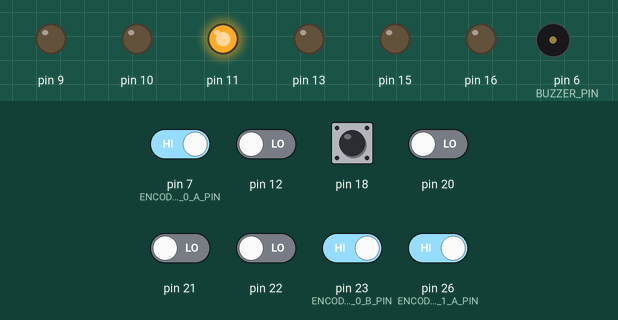
A sketch run on a simulated Arduino Mega 2560, built with avr-gcc and run on an emulated ATmega2560. Parts: output pins drawn as LEDs (lit = HIGH), buzzer (waves = sounding, pin HIGH). The test bench sets the inputs (shaded band); at power-on: pin 7 (ENCODER_0_A_PIN), pin 23 (ENCODER_0_B_PIN), pin 26 (ENCODER_1_A_PIN) HIGH, pin 12, pin 18, pin 20–22 LOW. Pins used as bus, display or sensor lines are not drawn.

Above: at 1.2 s.
1.3 s: pin 12 driven HIGH
4.3 s: pin 12 driven LOW
At 4.75 s:
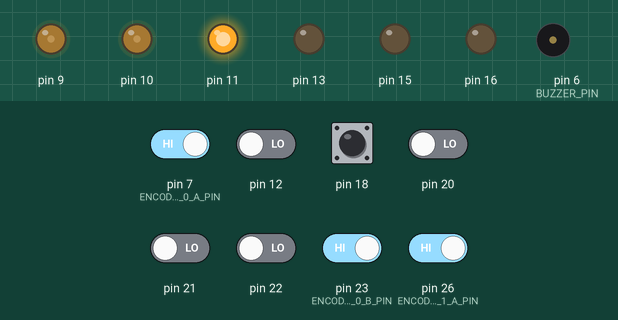
At 6.7 s:
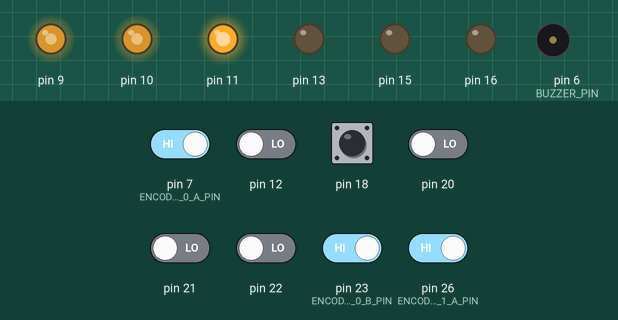
7.3 s: pin 18 pulsed HIGH 2 times (0.12 s each, 0.3 s apart)
Timing chart, 0 to 10.3 s (numbered marks = the images above; inputs shaded):
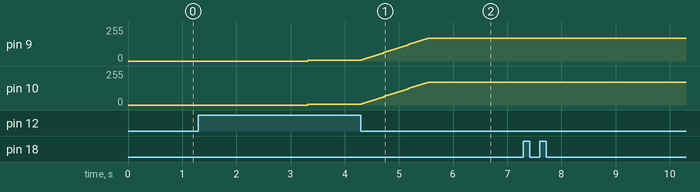

The sketch:

main.ino
```cpp
#include "motors.h"
#include "buzzer.h"
#include "line_sensor.h"
#include "encoders.h"
#include "kinematics.h"
#include "pid.h"
#include "state.h"

State_c State;     // Create instance of the State_c class

// TIME INTERVALS:
#define LINE_SENSOR_UPDATE 15
#define KINEMATIC_UPDATE 10
#define PID_UPDATE 25
#define MOTOR_UPDATE 30
#define PAUSE 1000
#define STATE_UPDATE 50

// GLOBAL VARIABLES:
// TIMESTAMP VARIABLES:
unsigned long line_sensor_ts;
unsigned long PID_ts;
unsigned long kinematic_ts;
unsigned long motor_ts;
unsigned long ramp_ts;
unsigned long state_ts;


void setup() {

  kinematics.initialise(); // Initialise the kinematic model

  // Initialise PID controllers
  r_motor_PID.initialise(0.40, 0.7, 0.4);
  l_motor_PID.initialise(0.40, 0.7, 0.4);
  heading_PID.initialise(22, 0.15, 0.2);

  line_sensors.initialise_digital(); // Initialise the line sensors
  motors.initialise(); // Initialise the motors
  buzzer.initialise(); // Initialise the buzzer

  setupEncoder0(); // Right encoder
  setupEncoder1(); // Left encoder

  Serial.begin(9600); // Start the serial communication

  // Set the initial timestamp
  line_sensor_ts = millis();
  PID_ts = millis();
  kinematic_ts = millis();
  motor_ts = millis();
  ramp_ts = millis();
  state_ts = millis();

  // Set system state to intial
  state = STATE_ANTI_SQUARE;  // STATE_SQUARE, STATE_ANTI_SQUARE, STATE_LINE for testing, LINE_CALIBRATION for calibration
  timer = millis();
}


void loop() {

  // Save the current timestamp
  unsigned long current_ts;
  current_ts = millis();


  // LINE SENSOR UPDATE
  if ((current_ts - line_sensor_ts) >= LINE_SENSOR_UPDATE) {

    line_sensor_ts = millis(); // record the current timestamp
    line_sensors.read_all_sensors_digital(sensor_readings); // Read the sensor values
    line_sensors.line_threshold(sensor_readings, line); // Decide if a line is below each sensor

  }

  // KINEMATIC UPDATE
  if ((current_ts - kinematic_ts) >= KINEMATIC_UPDATE) {

    kinematic_ts = current_ts; // Update the timestamp
    kinematics.update(); // Update the kinematic model

  }

  // PID UPDATE
  if ((current_ts - PID_ts) >= PID_UPDATE) {

    PID_ts = millis(); // Update the timestamp

    // Calculate the rotation speed of the motors
    r_motor_PID.calculate_rotation_speed();
    heading_control = heading_PID.update(0, heading_error); // Update the heading control signal

    // Update the motor control using the PID
    right_control = r_motor_PID.update(right_motor_demand, rotation_speed_r_smoothed);
    left_control = l_motor_PID.update(left_motor_demand, rotation_speed_l_smoothed);

  }

  // MOTOR UPDATE
  if ((current_ts - motor_ts) >= MOTOR_UPDATE) {

    motor_ts = millis(); // Update the timestamp
    motors.set_motor(left_control, right_control, MAX_MOTOR_STEP_SIZE); // Set the motor speeds

  }

  float side_theta = side_count * PI / 2;

  // UPDATE STATE MACHINE
  if ((current_ts - state_ts ) >= STATE_UPDATE) {

    state_ts = millis(); // Update the timestamp
    State.update();
    State.state_actions();

  }

};
```

buzzer.h
```cpp
#ifndef _BUZZER_H
#define _BUZZER_H

#define BUZZER_PIN 6

// Class to operate the motors:
class Buzzer_c {
  public:
    Buzzer_c() {}

    void initialise() {
      pinMode(BUZZER_PIN, OUTPUT);
    }

    void beep(int frequency, int duration) {
      tone(BUZZER_PIN, frequency, duration);
    }
};

#endif
```

encoders.h
```cpp
#ifndef _ENCODERS_H
#define _ENCODERS_H

#define ENCODER_0_A_PIN  7
#define ENCODER_0_B_PIN  23
#define ENCODER_1_A_PIN  26
//#define ENCODER_1_B_PIN Non-standard pin!


// Volatile Global variables used by Encoder ISR.
volatile long count_e0; // used by encoder to count the rotation
volatile byte state_e0;
volatile long count_e1;
volatile byte state_e1;


// This ISR handles just Encoder 0
// ISR to read the Encoder0 Channel A and B pins
// and then look up based on  transition what kind of
// rotation must have occured.
ISR( INT6_vect ) {
  // We know that the ISR is only called when a pin changes.
  // We also know only 1 pin can change at a time.
  // The XOR(AB) signal change from "Channel A" triggers ISR.

  // First, Read in the new state of the encoder pins.
  // Standard pins, so standard read functions.
  boolean e0_B = digitalRead( ENCODER_0_B_PIN ); // normal B state
  boolean e0_A = digitalRead( ENCODER_0_A_PIN ); // XOR(AB)

  // Software XOR (^) logically infers
  // the true value of A given the state of B
  e0_A = e0_A ^ e0_B;

  // Shift our (new) current readings into bit positions
  // 2 and 3 in the state variable (current state)
  // State: (bit3)  (bit2)  (bit1)   (bit0)
  // State:  new B   new A   old B   old A
  state_e0 = state_e0 | ( e0_B  << 3 );
  state_e0 = state_e0 | ( e0_A  << 2 );

  // Convert the old and new states into a rotation step
  // Defining forwards as positive
  if (state_e0 == 1 || state_e0 == 7 || state_e0 == 8 || state_e0 == 14) {
    count_e0 -= 1; // Motor has moved backwards
  } else if (state_e0 == 2 || state_e0 == 4 || state_e0 == 11 || state_e0 == 13) {
    count_e0 += 1; // Motor has moved forwards
  }

  // if(state_e0 == 0) {
  //     // (no change, invalid)
  // } else if(state_e0 == 1) {
  //     count_e0 = count_e0 - 1; // Motor has moved backwards
  // } else if(state_e0 == 2) {
  //     count_e0 = count_e0 + 1; // Motor has moved forwards
  // } else if(state_e0 == 3) {
  //     // (change x2, invalid)
  // } else if(state_e0 == 4) {
  //     count_e0 = count_e0 + 1; // Motor has moved forwards
  // } else if(state_e0 == 5) {
  //     // (no change, invalid)
  // } else if(state_e0 == 6) {
  //     // (change x2, invalid)
  // } else if(state_e0 == 7) {
  //     count_e0 = count_e0 - 1; // Motor has moved backwards
  // } else if(state_e0 == 8) {
  //     count_e0 = count_e0 - 1; // Motor has moved backwards
  // } else if(state_e0 == 9) {
  //     // (change x2, invalid)
  // } else if(state_e0 == 10) {
  //     // (no change, invalid)
  // } else if(state_e0 == 11) {
  //     count_e0 = count_e0 + 1; // Motor has moved forwards
  // } else if(state_e0 == 12) {
  //     // (change x2, invalid)
  // } else if(state_e0 == 13) {
  //     count_e0 = count_e0 + 1; // Motor has moved forwards
  // } else if(state_e0 == 14) {
  //     count_e0 = count_e0 - 1; // Motor has moved backwards
  // } else if(state_e0 == 15) {
  //     // (no change, invalid)
  // }

  // Shift the current readings (bits 3 and 2) down
  // into position 1 and 0 (to become prior readings)
  // This bumps bits 1 and 0 off to the right, "deleting"
  // them for the next ISR call.
  state_e0 = state_e0 >> 2;

}


// This ISR handles just Encoder 1
// ISR to read the Encoder0 Channel A and B pins
// and then look up based on  transition what kind of
// rotation must have occured.
ISR(PCINT0_vect) {

  // First, Read in the new state of the encoder pins.

  // Mask for a specific pin from the port.
  // Non-standard pin, so we access the register
  // directly.
  // Reading just PINE would give us a number
  // composed of all 8 bits.  We want only bit 2.
  // B00000100 masks out all but bit 2
  // It is more portable to use the PINE2 keyword.
  boolean e1_B = PINE & (1 << PINE2);
  //boolean e1_B = PINE & B00000100;  // Does same as above.

  // Standard read from the other pin.
  boolean e1_A = digitalRead( ENCODER_1_A_PIN ); // 26 the same as A8


  e1_A = e1_A ^ e1_B;

  // Create a bitwise representation of our states
  // We do this by shifting the boolean value up by
  // the appropriate number of bits, as per our table
  // header:
  //
  // State :  (bit3)  (bit2)  (bit1)  (bit0)
  // State :  New A,  New B,  Old A,  Old B.
  state_e1 = state_e1 | ( e1_B  << 3 );
  state_e1 = state_e1 | ( e1_A  << 2 );


  // Convert the old and new states into a rotation step
  // Defining forwards as positive
  if ( state_e1 == 1 || state_e1 == 7 || state_e1 == 8 || state_e1 == 14 ) {
    count_e1 = count_e1 - 1; // Motor has moved backwards
  } else if ( state_e1 == 2 || state_e1 == 4 || state_e1 == 11 || state_e1 == 13 ) {
    count_e1 = count_e1 + 1; // Motor has moved forwards
  }


  // if( state_e1 == 0 ) {
  //     // (no change, invalid)
  // } else if( state_e1 == 1 ) {
  //     count_e1 = count_e1 - 1; // Motor has moved backwards
  // } else if( state_e1 == 2 ) {
  //     count_e1 = count_e1 + 1; // Motor has moved forwards
  // } else if( state_e1 == 3 ) {
  //     // (change x2, invalid)
  // } else if( state_e1 == 4 ) {
  //     count_e1 = count_e1 + 1; // Motor has moved forwards
  // } else if( state_e1 == 5 ) {
  //     // (no change, invalid)
  // } else if( state_e1 == 6 ) {
  //     // (change x2, invalid)
  // } else if( state_e1 == 7 ) {
  //     count_e1 = count_e1 - 1; // Motor has moved backwards
  // } else if( state_e1 == 8 ) {
  //     count_e1 = count_e1 - 1; // Motor has moved backwards
  // } else if( state_e1 == 9 ) {
  //     // (change x2, invalid)
  // } else if( state_e1 == 10 ) {
  //     // (no change, invalid)
  // } else if( state_e1 == 11 ) {
  //     count_e1 = count_e1 + 1; // Motor has moved forwards
  // } else if( state_e1 == 12 ) {
  //     // (change x2, invalid)
  // } else if( state_e1 == 13 ) {
  //     count_e1 = count_e1 + 1; // Motor has moved forwards
  // } else if( state_e1 == 14 ) {
  //     count_e1 = count_e1 - 1; // Motor has moved backwards
  // } else if( state_e1 == 15 ) {
  //     // (no change, invalid)
  // }

  // Shift the current readings (bits 3 and 2) down
  // into position 1 and 0 (to become prior readings)
  // This bumps bits 1 and 0 off to the right, "deleting"
  // them for the next ISR call.
  state_e1 = state_e1 >> 2;
}


/*
   This setup routine enables interrupts for
   encoder1.  The interrupt is automatically
   triggered when one of the encoder pin changes.
   This is really convenient!  It means we don't
   have to check the encoder manually.
*/
void setupEncoder0()
{
  count_e0 = 0;

  // Setup pins for right encoder
  pinMode( ENCODER_0_A_PIN, INPUT );
  pinMode( ENCODER_0_B_PIN, INPUT );

  // initialise the recorded state of e0 encoder.
  state_e0 = 0;

  // Get initial state of encoder pins A + B
  boolean e0_A = digitalRead( ENCODER_0_A_PIN );
  boolean e0_B = digitalRead( ENCODER_0_B_PIN );
  e0_A = e0_A ^ e0_B;

  // Shift values into correct place in state.
  // Bits 1 and 0  are prior states.
  state_e0 = state_e0 | ( e0_B << 1 );
  state_e0 = state_e0 | ( e0_A << 0 );


  // Now to set up PE6 as an external interupt (INT6), which means it can
  // have its own dedicated ISR vector INT6_vector

  // Page 90, 11.1.3 External Interrupt Mask Register – EIMSK
  // Disable external interrupts for INT6 first
  // Set INT6 bit low, preserve other bits
  EIMSK = EIMSK & ~(1 << INT6);
  //EIMSK = EIMSK & B1011111; // Same as above.

  // Page 89, 11.1.2 External Interrupt Control Register B – EICRB
  // Used to set up INT6 interrupt
  EICRB |= ( 1 << ISC60 );  // using header file names, push 1 to bit ISC60
  //EICRB |= B00010000; // does same as above

  // Page 90, 11.1.4 External Interrupt Flag Register – EIFR
  // Setting a 1 in bit 6 (INTF6) clears the interrupt flag.
  EIFR |= ( 1 << INTF6 );
  //EIFR |= B01000000;  // same as above

  // Now that we have set INT6 interrupt up, we can enable
  // the interrupt to happen
  // Page 90, 11.1.3 External Interrupt Mask Register – EIMSK
  // Disable external interrupts for INT6 first
  // Set INT6 bit high, preserve other bits
  EIMSK |= ( 1 << INT6 );
  //EIMSK |= B01000000; // Same as above

}

void setupEncoder1()
{

  count_e1 = 0;

  // Setting up left encoder:
  // The Romi board uses the pin PE2 (port E, pin 2) which is
  // very unconventional.  It doesn't have a standard
  // arduino alias (like d6, or a5, for example).
  // We set it up here with direct register access
  // Writing a 0 to a DDR sets as input
  // DDRE = Data Direction Register (Port)E
  // We want pin PE2, which means bit 2 (counting from 0)
  // PE Register bits [ 7  6  5  4  3  2  1  0 ]
  // Binary mask      [ 1  1  1  1  1  0  1  1 ]
  //
  // By performing an & here, the 0 sets low, all 1's preserve
  // any previous state.
  DDRE = DDRE & ~(1 << DDE6);
  //DDRE = DDRE & B11111011; // Same as above.

  // We need to enable the pull up resistor for the pin
  // To do this, once a pin is set to input (as above)
  // You write a 1 to the bit in the output register
  PORTE = PORTE | (1 << PORTE2 );
  //PORTE = PORTE | 0B00000100;

  // Encoder0 uses conventional pin 26
  pinMode( ENCODER_1_A_PIN, INPUT );
  digitalWrite( ENCODER_1_A_PIN, HIGH ); // Encoder 1 xor

  // initialise the recorded state of e1 encoder.
  state_e1 = 0;

  // Get initial state of encoder.
  boolean e1_B = PINE & (1 << PINE2);
  //boolean e1_B = PINE & B00000100;  // Does same as above.

  // Standard read from the other pin.
  boolean e1_A = digitalRead( ENCODER_1_A_PIN ); // 26 the same as A8

  // Some clever electronics combines the
  // signals and this XOR restores the
  // true value.
  e1_A = e1_A ^ e1_B;

  // Shift values into correct place in state.
  // Bits 1 and 0  are prior states.
  state_e1 = state_e1 | ( e1_B << 1 );
  state_e1 = state_e1 | ( e1_A << 0 );

  // Enable pin-change interrupt on A8 (PB4) for encoder0, and disable other
  // pin-change interrupts.
  // Note, this register will normally create an interrupt a change to any pins
  // on the port, but we use PCMSK0 to set it only for PCINT4 which is A8 (PB4)
  // When we set these registers, the compiler will now look for a routine called
  // ISR( PCINT0_vect ) when it detects a change on the pin.  PCINT0 seems like a
  // mismatch to PCINT4, however there is only the one vector servicing a change
  // to all PCINT0->7 pins.
  // See Manual 11.1.5 Pin Change Interrupt Control Register - PCICR

  // Page 91, 11.1.5, Pin Change Interrupt Control Register
  // Disable interrupt first
  PCICR = PCICR & ~( 1 << PCIE0 );
  // PCICR &= B11111110;  // Same as above

  // 11.1.7 Pin Change Mask Register 0 – PCMSK0
  PCMSK0 |= (1 << PCINT4);

  // Page 91, 11.1.6 Pin Change Interrupt Flag Register – PCIFR
  PCIFR |= (1 << PCIF0);  // Clear its interrupt flag by writing a 1.

  // Enable
  PCICR |= (1 << PCIE0);
}

#endif
```

kinematics.h
```cpp
#ifndef _KINEMATICS_H
#define _KINEMATICS_H

#include "encoders.h"

int const COUNTS_PER_REV = 358.3; // Number of encoder updates per revolution
float const WHEEL_RADIUS_R = 16.29; //16.24; // Wheel radius in mm right
float const WHEEL_RADIUS_L = 16.26; //16.22; // Wheel radius in mm left
float distance_per_count_r = (2 * PI*WHEEL_RADIUS_R) / COUNTS_PER_REV; // Distance per encoder count in mm
float distance_per_count_l = (2 * PI*WHEEL_RADIUS_L) / COUNTS_PER_REV; // Distance per encoder count in mm

float x_i; // Global x position of the robot
float y_i; // Global y position of the robot
float theta_i; // Angle of the robot WRS to the x-axis

// Class to track robot position and angle
class Kinematics_c {

  private:
    float const L = 42.51;//86.2 / 2; // Distance from wheel to center of robot in mm
    int last_e0 = 0; // Encoder value of the Right encoder at the last kinematic update
    int last_e1 = 0; // Encoder value of the Left encoder at the last kinematic update

  public:
    Kinematics_c() {
      x_i = 0;
      y_i = 0;
      theta_i = 0;
    }

    void initialise() {
      x_i = 0;
      y_i = 0;
      theta_i = 0;
    }

    // Function to update the position and angle of the robot based on the encoder counts
    void update() {

      // Calculate the change in encoder counts since the last kinematic update
      long delta_e0;
      long delta_e1;
      delta_e0 = count_e0 - last_e0;
      delta_e1 = count_e1 - last_e1;
      // Save the current encoder counts for the next update
      last_e0 = count_e0;
      last_e1 = count_e1;

      // calculate the distance travelled since the last update
      float distance_r = delta_e0 * distance_per_count_r;
      float distance_l = delta_e1 * distance_per_count_l;
      float delta_xr = (distance_l + distance_r) / 2;

      // update the global x and y position of the robot
      x_i = x_i + (delta_xr * cos(theta_i));
      y_i = y_i + (delta_xr * sin(theta_i));

      // calculate the change in angle since the last update
      float delta_theta = (distance_r - distance_l) / (2 * L);
      // update the global angle of the robot
      theta_i = theta_i + delta_theta;
    }

    // Function to calculate the radii of the left and right wheels
    float get_radius(int wheel, float dist_travelled, long start_count) {
      // this calculation is derived from travel along a straightline (and is only valid when travelling
      // in a straight line)

      float r;
      if (wheel == 0) {
        r = COUNTS_PER_REV * dist_travelled / (2*PI*(count_e0 - start_count));
      } else {
        r = COUNTS_PER_REV * dist_travelled / (2*PI*(count_e1 - start_count));
      }
      return abs(r);
    }

    // Function to calculate the width L
    float get_L(float angle, long start_count_r, long start_count_l, float new_r0, float new_r1) {
      // this function assumes that the radius of both wheels is known and correct
      float L;

      float delta_r = (count_e0 - start_count_r) * new_r0;
      float delta_l = (count_e1 - start_count_l) * new_r1;

      L = abs((PI * (delta_r - delta_l)) / (angle * COUNTS_PER_REV));

      return L;

    }

};


#endif
```

Source omitted: line_sensor.h (7055 bytes), motors.h (6375 bytes), pid.h (3645 bytes), state.h (9465 bytes)
